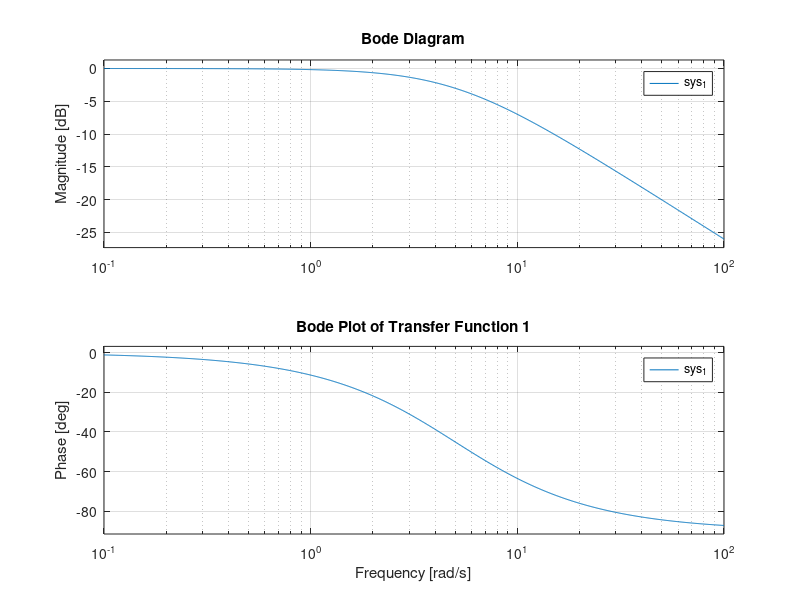
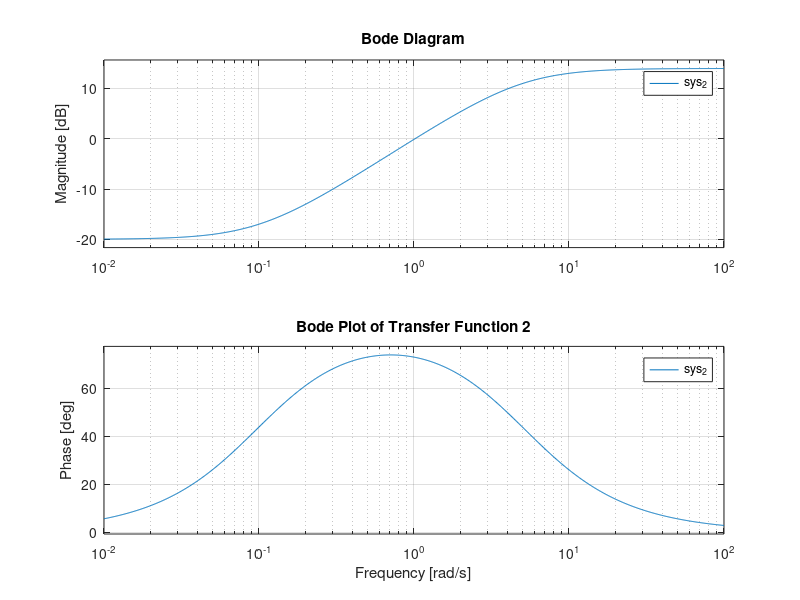
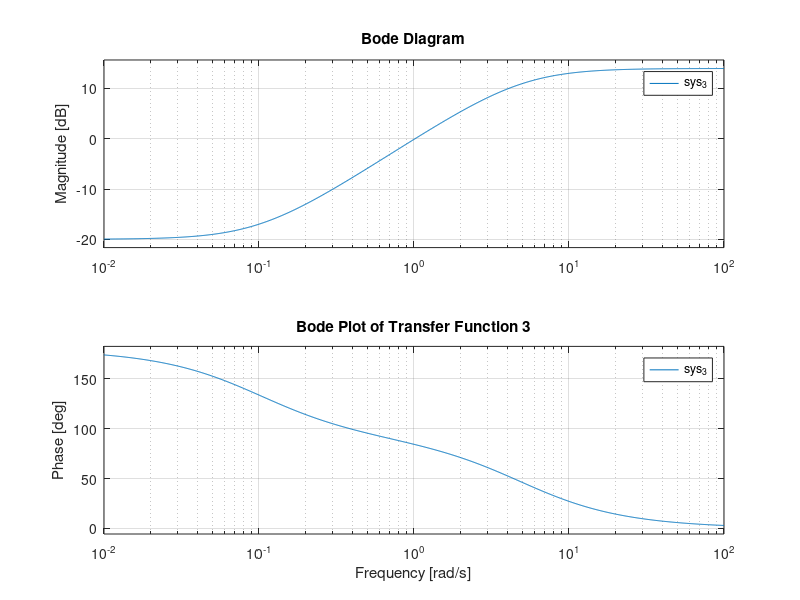

These charts were generated, in order, by the following MATLAB code:
% Define the transfer functions
numerator_1 = 1;
denominator_1 = [0.2, 1];
sys_1 = tf(numerator_1, denominator_1);
figure;
bode(sys_1);
title('Bode Plot of Transfer Function 1');

numerator_2 = [1, 0.1]
denominator_2 = [0.2, 1];
sys_2 = tf(numerator_2, denominator_2);
figure;
bode(sys_2);
title('Bode Plot of Transfer Function 2');

numerator_3 = [1, -0.1]
denominator_3 = [0.2, 1];
sys_3 = tf(numerator_3, denominator_3);
figure;
bode(sys_3);
title('Bode Plot of Transfer Function 3');






